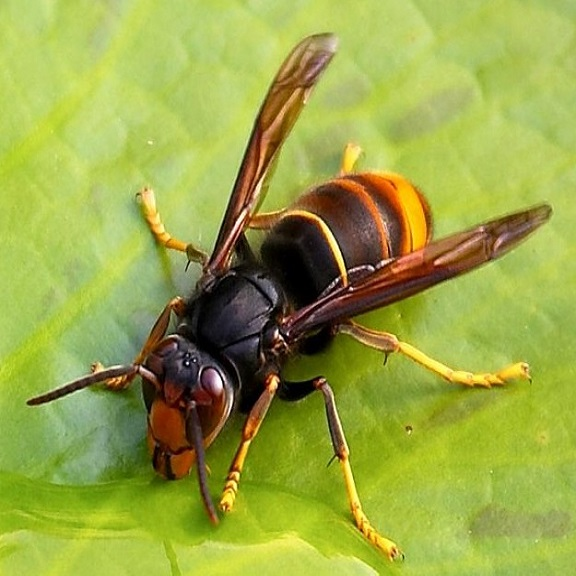
#> input picture OPENCV_study/img_file/____.jpg, 576 x 576 px, given in place of ., which was not available
$ python -i python_studny_old.py   (imports and definitions only)
#> lines starting #> are read from the running program, lines starting #| are printed output that depends on the picture; after the words box and inside, x2 and y2 are one past the last pixel; in counts of white or black regions, pixels touching at a corner belong together; long printed decimals are rounded; pictures that were not available may be replaced by others from this repository, and a replacement may not be noted
#> in img_add, target_img is the input picture: shape (576, 576, 3); mean B, G, R 70.6, 166.8, 154.2
import cv2
import numpy as np
import os
import random
import platform

classes = ["apis", "black", "jagnus", "ggoma", "simil", "crabro"]

def img_pic():
    ran_img= []

    file_list = os.listdir('croped_test_')

    random.shuffle(file_list)

    for i in range(len(file_list)):
        ran_img.append(file_list[1])

    print(ran_img[1])
    return ran_img


def padding(img_set):
    h,w,c = img_set.shape
#> h = 576; w = 576; c = 3

    k = (h**2 + w**2)**(1/2)
#> k = 814.6

    delta_w = k - w
#> delta_w = 238.6
    delta_h = k - h
#> delta_h = 238.6

    top, bottom = int((k - h)//2), int(delta_h - (k - h)//2)
#> top = 119; bottom = 119
    left, right = int((k - w)//2), int(delta_w - (k - w)//2)
#> left = 119; right = 119

    print(w,h)
#| 576 576
    print(int(delta_w), int(delta_h))
#| 238 238
    print(top, bottom, left, right)
#| 119 119 119 119


    new_img = cv2.copyMakeBorder(img_set, top, bottom, left, right, cv2.BORDER_CONSTANT, value=[0, 0, 0])
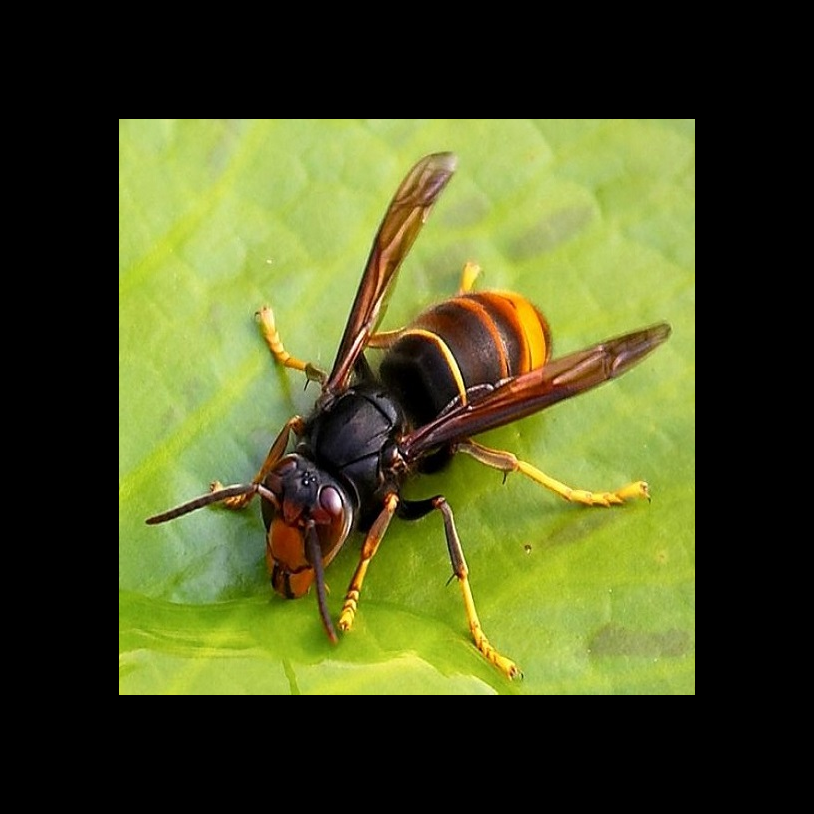
#> new_img: shape (814, 814, 3); mean B, G, R 35.4, 83.5, 77.2

    new_h,new_w,c = new_img.shape
#> new_h = 814; new_w = 814

    print(w,h)
#| 576 576

    print(f"0.1 0.1 {w/new_w/5} {h/new_h/5}")
#| 0.1 0.1 0.1415 0.1415

    return new_img


def img_rot (img, degree):
#> called with degree = 0
    h, w = img.shape[:-1]
#> h = 480; w = 480

    crossLine = int(((w * h + h * w) ** 0.5))
#> crossLine = 678
    centerRotatePT = int(w / 2), int(h / 2)
    new_h, new_w = h, w

    rotatefigure = cv2.getRotationMatrix2D(centerRotatePT, degree, 1)
    result = cv2.warpAffine(img, rotatefigure, (new_w, new_h))

    return result


def img_add(targets):
    BG_img = np.zeros((2400,2400, 3), np.uint8)
    img_cnt = 0

    for i in range(5):

        for j in range(5):
            hpos = 480 * i
            vpos = 480 * j

            target_img = cv2.imread(f'croped_test_/{targets[img_cnt]}')

            # [8 lines of commented-out code are left out]

            img_cnt += 1

            target_img = padding(target_img)
            target_img = cv2.resize(target_img, (480, 480))
            # target_img = img_rot(target_img, 14.4*(j*i))

            target_img = img_rot(target_img, (5*j+i)*14.4)


            rows, cols, channels = target_img.shape
            roi = BG_img[vpos:rows+vpos, hpos:cols+hpos]

            img2gray = cv2.cvtColor(target_img, cv2.COLOR_BGR2GRAY)
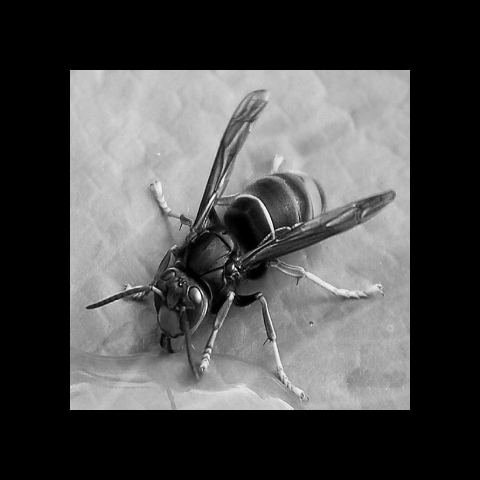
#> img2gray: shape (480, 480); min 0, max 253, mean 76.3
            ret, mask = cv2.threshold(img2gray, 10, 255, cv2.THRESH_BINARY)
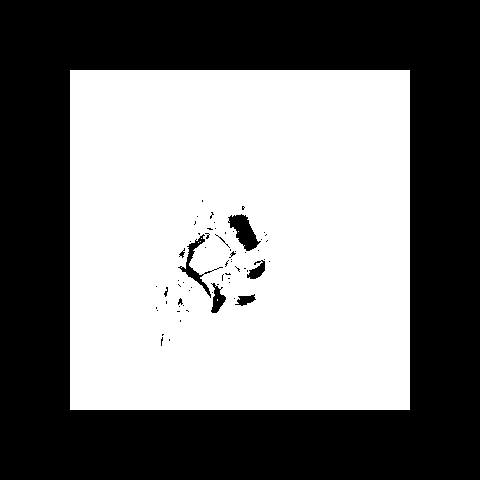
#> mask: shape (480, 480); 49.4% white; 6 white regions (5 under 20 px), largest, box (x1, y1, x2, y2) and area: (70, 70, 410, 410) 113740
            mask_inv = cv2.bitwise_not(mask)

            bg = cv2.bitwise_and(roi, roi, mask=mask_inv)
#> bg: shape (480, 480, 3); every value is 0
            fg = cv2.bitwise_and(target_img, target_img, mask=mask)
            dst = cv2.add(bg, fg)
            BG_img[vpos:rows+vpos, hpos:cols+hpos] = dst
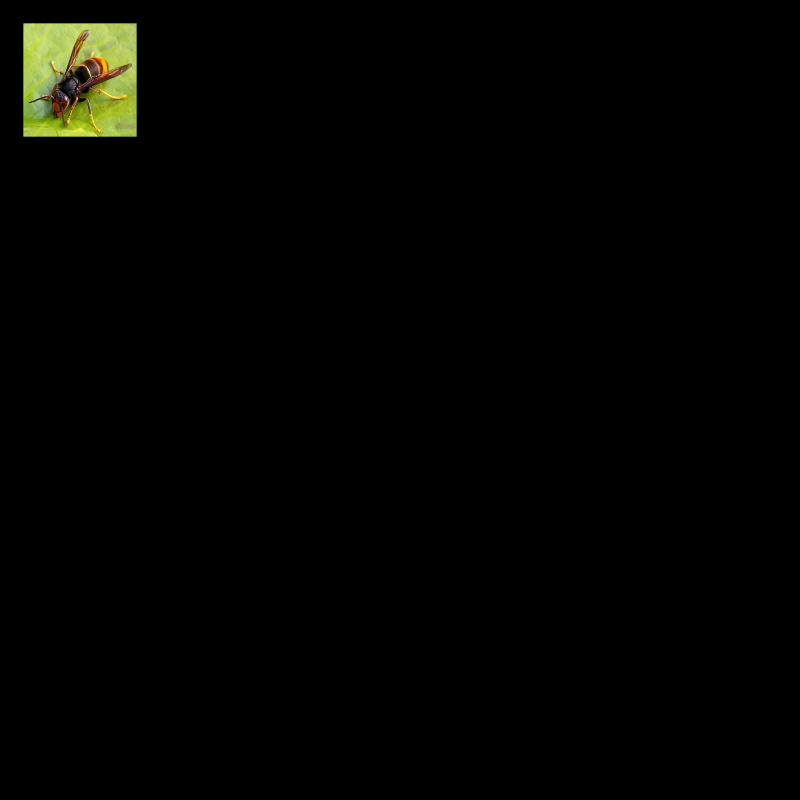
#> BG_img: shape (2400, 2400, 3) (shown at 1/3 size); mean of channels 0, 1, 2 1.4, 3.3, 3.1; drawn as B, G, R


    if platform.system() == 'Linux':
        cv2.imwrite(f'{os.getcwd()}/tile_test_2/{random.randrange(0,1000000)}.jpg', BG_img)
    elif platform.system() == 'Windows':
        cv2.imwrite(f'{os.getcwd()}\\tile_test_2\\{random.randrange(0,1000000)}.jpg', BG_img)


# for i in range(5):

# [1 line not run here, left out]

#> (the run stopped early here; a loop or call above may not have finished)

$ run again, on OPENCV_study/img_file/simil1477.jpg
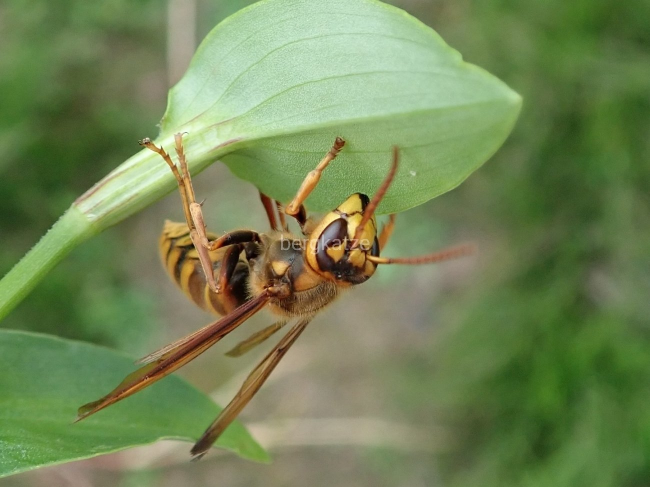
#> input picture OPENCV_study/img_file/simil1477.jpg, 1299 x 974 px, given in place of ., which was not available (shown at 1/2 size)
#> in img_add, target_img is the input picture: shape (974, 1299, 3); mean B, G, R 86, 133.1, 114.8
#| 1299 974
#| 324 649
#| 324 325 162 162
#| 1299 974
#| 0.1 0.1 0.1601 0.12
#> target_img: shape (480, 480, 3)
#> in img_add, `ret, mask = cv2.threshold(img2gray, 10, 255, cv2.THRESH_BINARY)`:
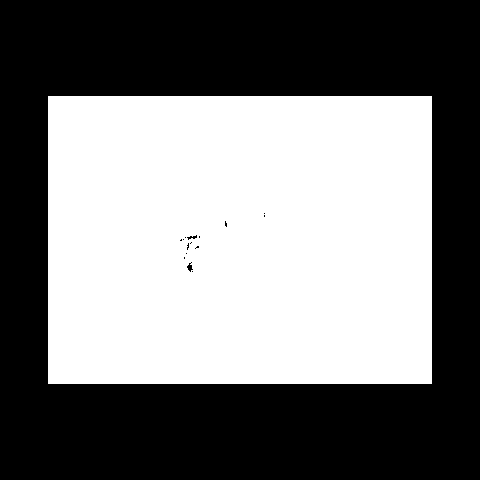
#> mask: shape (480, 480); 48% white; 1 white region, box (x1, y1, x2, y2) and area: (48, 96, 432, 384) 110499
#> bg: shape (480, 480, 3); every value is 0
#> in img_add, `BG_img[vpos:rows+vpos, hpos:cols+hpos] = dst`:
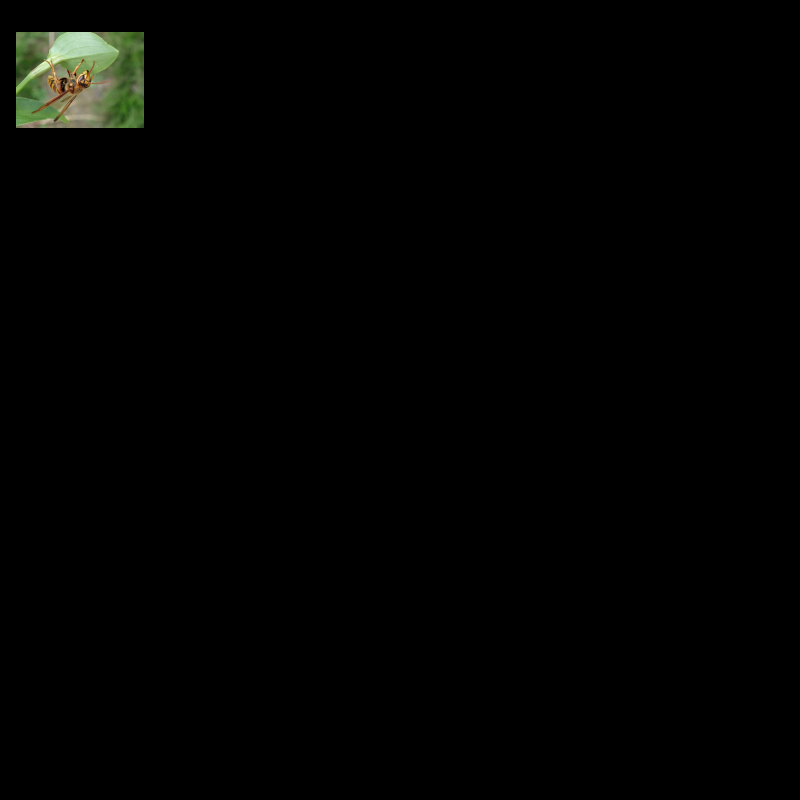
#> BG_img: shape (2400, 2400, 3) (shown at 1/3 size); mean of channels 0, 1, 2 1.6, 2.6, 2.2; drawn as B, G, R

$ run again, on OPENCV_study/img_file/sunset.jpg
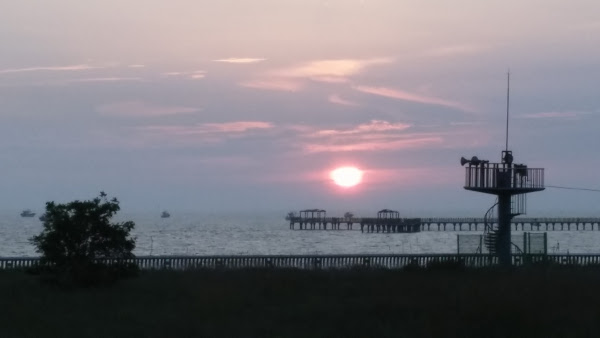
#> input picture OPENCV_study/img_file/sunset.jpg, 600 x 338 px, given in place of ., which was not available
#> in img_add, target_img is the input picture: shape (338, 600, 3); mean B, G, R 124.9, 117.8, 120.9
#| 600 338
#| 88 350
#| 175 175 44 44
#| 600 338
#| 0.1 0.1 0.1744 0.09826
#> target_img: shape (480, 480, 3)
#> in img_add, `ret, mask = cv2.threshold(img2gray, 10, 255, cv2.THRESH_BINARY)`:
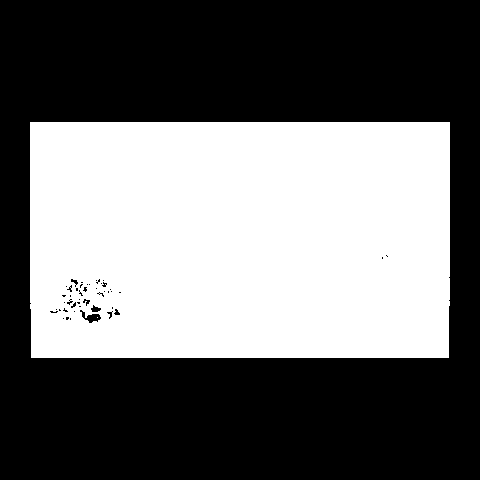
#> mask: shape (480, 480); 42.8% white; 2 white regions (1 under 20 px), largest, box (x1, y1, x2, y2) and area: (30, 122, 450, 358) 98581
#> bg: shape (480, 480, 3); every value is 0
#> in img_add, `BG_img[vpos:rows+vpos, hpos:cols+hpos] = dst`:
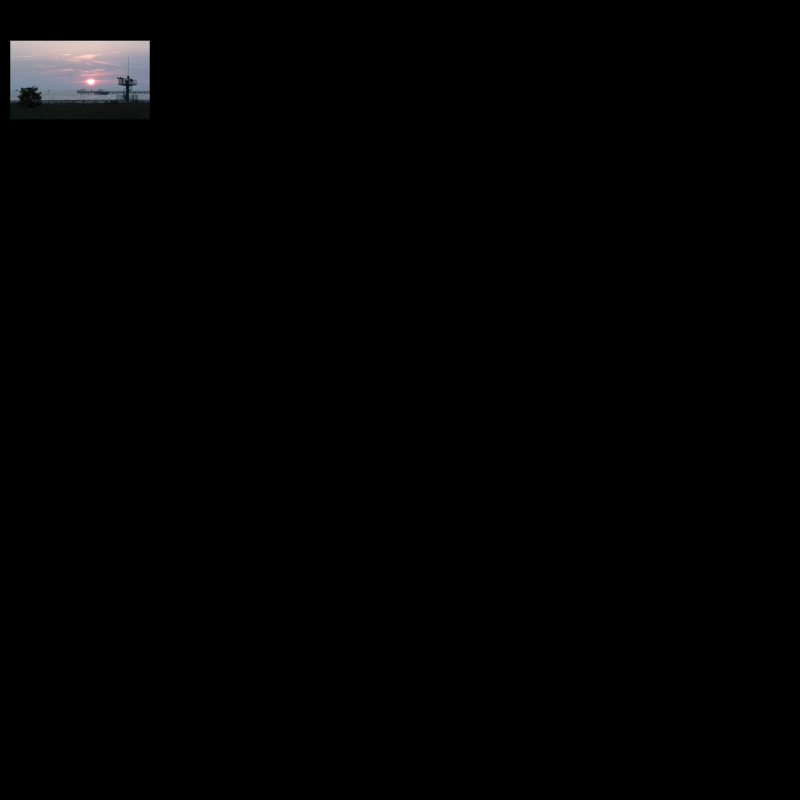
#> BG_img: shape (2400, 2400, 3) (shown at 1/3 size); mean of channels 0, 1, 2 2.1, 2, 2.1; drawn as B, G, R
